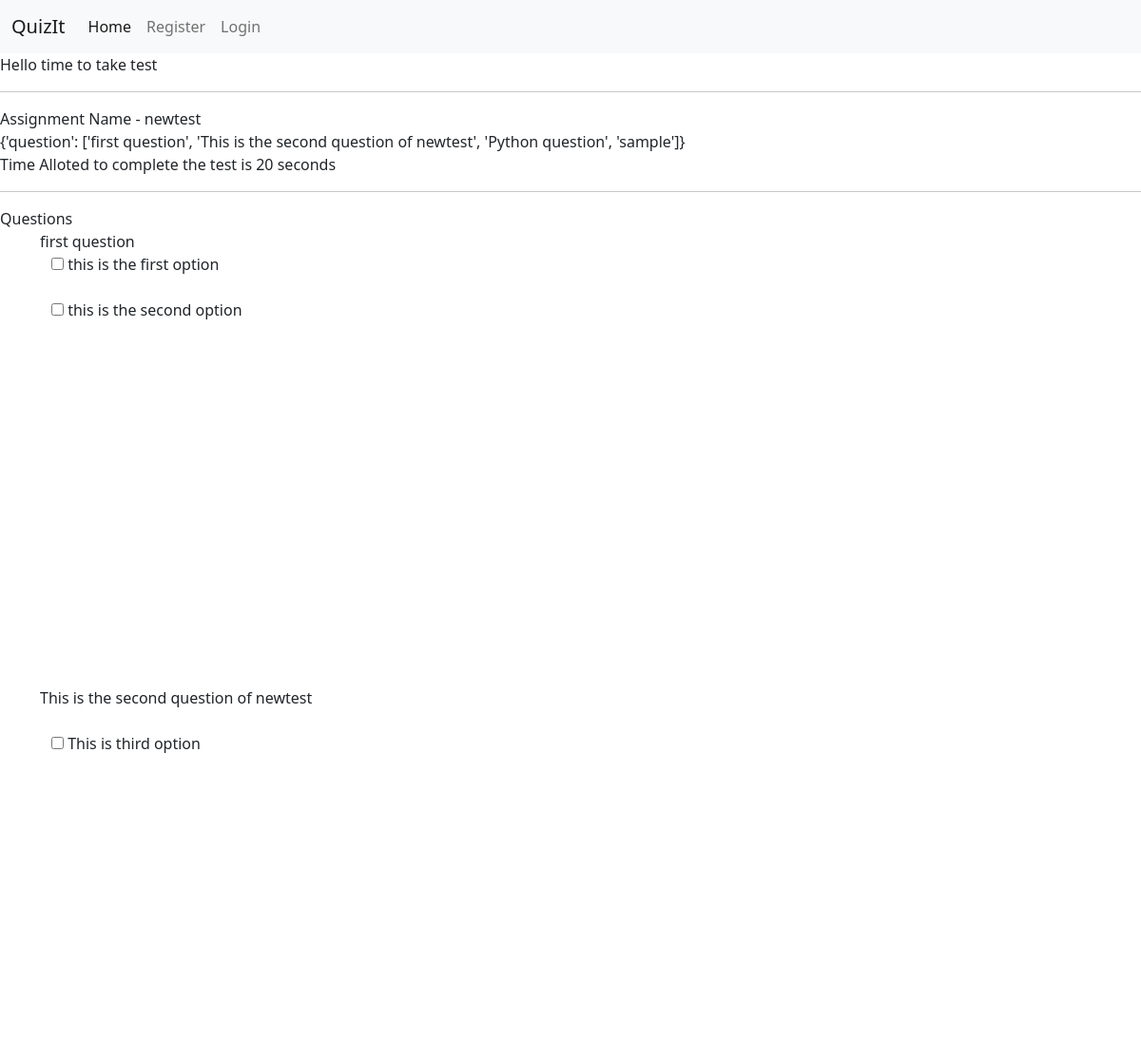
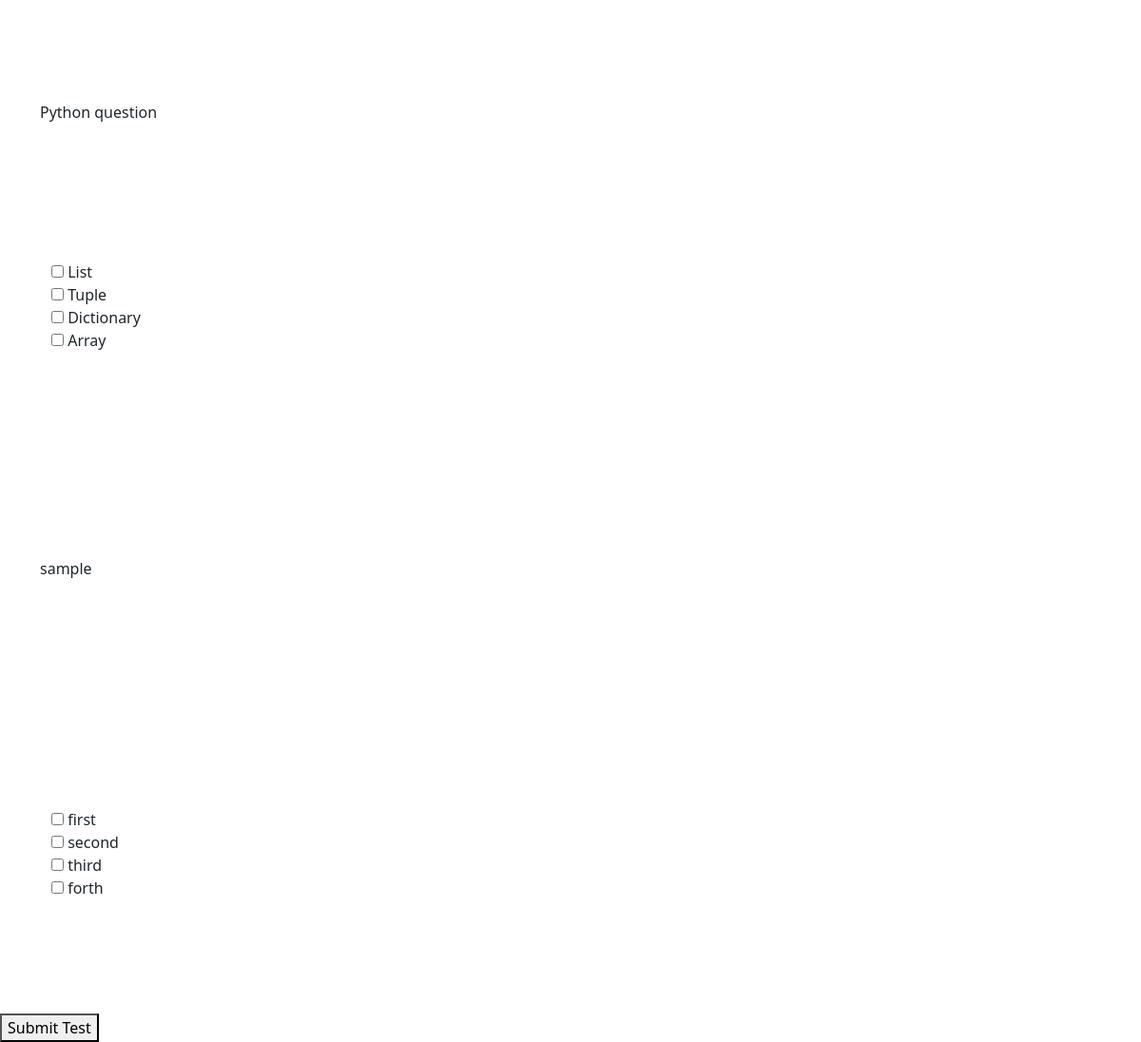
Page /assessments/test/5/ on the committed database (2 pictures, top to bottom).
### quiz/models.py (models this page shows, shortened)
class Assessment(models.Model):
    user = models.ForeignKey(User, null=False, on_delete=models.CASCADE)
    name = models.CharField(max_length=255, default="Exam")
    duration = models.IntegerField()
    time = models.DateTimeField(auto_now_add=True)

class QuestionSet(models.Model):
    assessment = models.ForeignKey(
        Assessment, null=False, on_delete=models.CASCADE)
    questionTitle = models.CharField(
        max_length=1023, default="question statement")
    mark = models.IntegerField()

class OptionSet(models.Model):
    Question = models.ForeignKey(
        QuestionSet, null=True, on_delete=models.CASCADE)
    optionStatement = models.CharField(max_length=1023)
    correct = models.BooleanField(default=False)

### quiz/views.py (the view)
# urls.py: path('assessments/test/<int:pk>/', testAssessment, name="testAssessment"),
def testAssessment(request, pk):
    assessment = Assessment.objects.get(id=pk)
    questions = QuestionSet.objects.filter(assessment=assessment)
    options = OptionSet.objects.all()
    data = {'question': []}
    for ques in questions:
        data['question'].append(ques.questionTitle)
        print(ques.questionTitle)
    print(data)
    return render(request, 'takeTest.html', {"assessment": assessment, "questions": questions, "options": options, 'data': data})

### quiz/templates/takeTest.html (shortened to what this page needs)
{% extends 'base.html' %} {% block content %} Hello time to take test
<hr />
Assignment Name - {{assessment.name}}
<br>
{{data}}
<br>
Time Alloted to complete the test is {{assessment.duration}} seconds
<hr />
        Questions
<br />
<div class="container">
    {% for ques in questions %}
    {{ques.questionTitle}}
    <br>
    <div class="container">
        {% for opt in options %}
        {% if ques == opt.Question %}
        <input type="checkbox" id="{{ques.pk}}-{{opt.pk}}">
        <label for="vehicle1"> {{opt.optionStatement}}</label><br>
        {% else %}
        <br>
        {% endif %}
        {% endfor %}
    </div>
    <br />
    {% endfor %}
</div>
<button onclick="myFunction()">Submit Test</button>
{% endblock content%}

### rows in the picture
Assessment: name "newtest", duration "20"
QuestionSet: questionTitle "first question"
OptionSet: optionStatement "this is the first option"
OptionSet: optionStatement "this is the second option"
QuestionSet: questionTitle "This is the second question of newtest"
OptionSet: optionStatement "This is third option"
QuestionSet: questionTitle "Python question"
OptionSet: optionStatement "List"
OptionSet: optionStatement "Tuple"
OptionSet: optionStatement "Dictionary"
OptionSet: optionStatement "Array"
QuestionSet: questionTitle "sample"
OptionSet: optionStatement "first"
OptionSet: optionStatement "second"
OptionSet: optionStatement "third"
OptionSet: optionStatement "forth"

### other values in the picture
{{ data }} "{'question': ['first question', 'This is the second question of newtest', 'Python question', 'sample']}"
